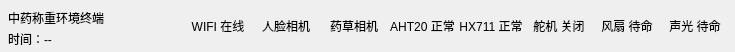
     <widget class="QFrame" name="top_bar">
      <property name="minimumSize"><size><width>0</width><height>52</height></size></property>
      <property name="maximumSize"><size><width>16777215</width><height>52</height></size></property>

      <layout class="QHBoxLayout" name="horizontalLayout_top">
       <property name="leftMargin"><number>8</number></property>
       <property name="topMargin"><number>5</number></property>
       <property name="rightMargin"><number>8</number></property>
       <property name="bottomMargin"><number>5</number></property>
       <property name="spacing"><number>8</number></property>

       <item>
        <layout class="QVBoxLayout" name="verticalLayout_title">
         <property name="spacing"><number>2</number></property>

         <item>
          <widget class="QLabel" name="label_sys_title">
           <property name="minimumSize"><size><width>170</width><height>25</height></size></property>
           <property name="maximumSize"><size><width>170</width><height>25</height></size></property>
           <property name="text"><string>中药称重环境终端</string></property>
          </widget>
         </item>

         <item>
          <widget class="QLabel" name="label_time">
           <property name="minimumSize"><size><width>170</width><height>14</height></size></property>
           <property name="maximumSize"><size><width>170</width><height>14</height></size></property>
           <property name="text"><string>时间：--</string></property>
          </widget>
         </item>
        </layout>
       </item>

       <item>
        <layout class="QHBoxLayout" name="horizontalLayout_status_chips">
         <property name="spacing"><number>4</number></property>

         <item><widget class="QLabel" name="label_wifi_status"><property name="role" stdset="0"><string>statusChip</string></property><property name="alarm" stdset="0"><bool>false</bool></property><property name="warn" stdset="0"><bool>false</bool></property><property name="minimumSize"><size><width>64</width><height>30</height></size></property><property name="text"><string>WIFI 在线</string></property><property name="alignment"><set>Qt::AlignCenter</set></property></widget></item>
         <item><widget class="QLabel" name="label_facecam_status"><property name="role" stdset="0"><string>statusChip</string></property><property name="alarm" stdset="0"><bool>false</bool></property><property name="warn" stdset="0"><bool>false</bool></property><property name="minimumSize"><size><width>64</width><height>30</height></size></property><property name="text"><string>人脸相机</string></property><property name="alignment"><set>Qt::AlignCenter</set></property></widget></item>
         <item><widget class="QLabel" name="label_herbcam_status"><property name="role" stdset="0"><string>statusChip</string></property><property name="alarm" stdset="0"><bool>false</bool></property><property name="warn" stdset="0"><bool>false</bool></property><property name="minimumSize"><size><width>64</width><height>30</height></size></property><property name="text"><string>药草相机</string></property><property name="alignment"><set>Qt::AlignCenter</set></property></widget></item>
         <item><widget class="QLabel" name="label_aht20_status"><property name="role" stdset="0"><string>statusChip</string></property><property name="alarm" stdset="0"><bool>false</bool></property><property name="warn" stdset="0"><bool>false</bool></property><property name="minimumSize"><size><width>64</width><height>30</height></size></property><property name="text"><string>AHT20 正常</string></property><property name="alignment"><set>Qt::AlignCenter</set></property></widget></item>
         <item><widget class="QLabel" name="label_hx711_status"><property name="role" stdset="0"><string>statusChip</string></property><property name="alarm" stdset="0"><bool>false</bool></property><property name="warn" stdset="0"><bool>false</bool></property><property name="minimumSize"><size><width>64</width><height>30</height></size></property><property name="text"><string>HX711 正常</string></property><property name="alignment"><set>Qt::AlignCenter</set></property></widget></item>
         <item><widget class="QLabel" name="label_gate_servo_status"><property name="role" stdset="0"><string>statusChip</string></property><property name="alarm" stdset="0"><bool>false</bool></property><property name="warn" stdset="0"><bool>true</bool></property><property name="minimumSize"><size><width>64</width><height>30</height></size></property><property name="text"><string>舵机 关闭</string></property><property name="alignment"><set>Qt::AlignCenter</set></property></widget></item>
         <item><widget class="QLabel" name="label_fan_status"><property name="role" stdset="0"><string>statusChip</string></property><property name="alarm" stdset="0"><bool>false</bool></property><property name="warn" stdset="0"><bool>true</bool></property><property name="minimumSize"><size><width>64</width><height>30</height></size></property><property name="text"><string>风扇 待命</string></property><property name="alignment"><set>Qt::AlignCenter</set></property></widget></item>
         <item><widget class="QLabel" name="label_alarm_status"><property name="role" stdset="0"><string>statusChip</string></property><property name="alarm" stdset="0"><bool>false</bool></property><property name="warn" stdset="0"><bool>true</bool></property><property name="minimumSize"><size><width>64</width><height>30</height></size></property><property name="text"><string>声光 待命</string></property><property name="alignment"><set>Qt::AlignCenter</set></property></widget></item>

        </layout>
       </item>
      </layout>
     </widget>
